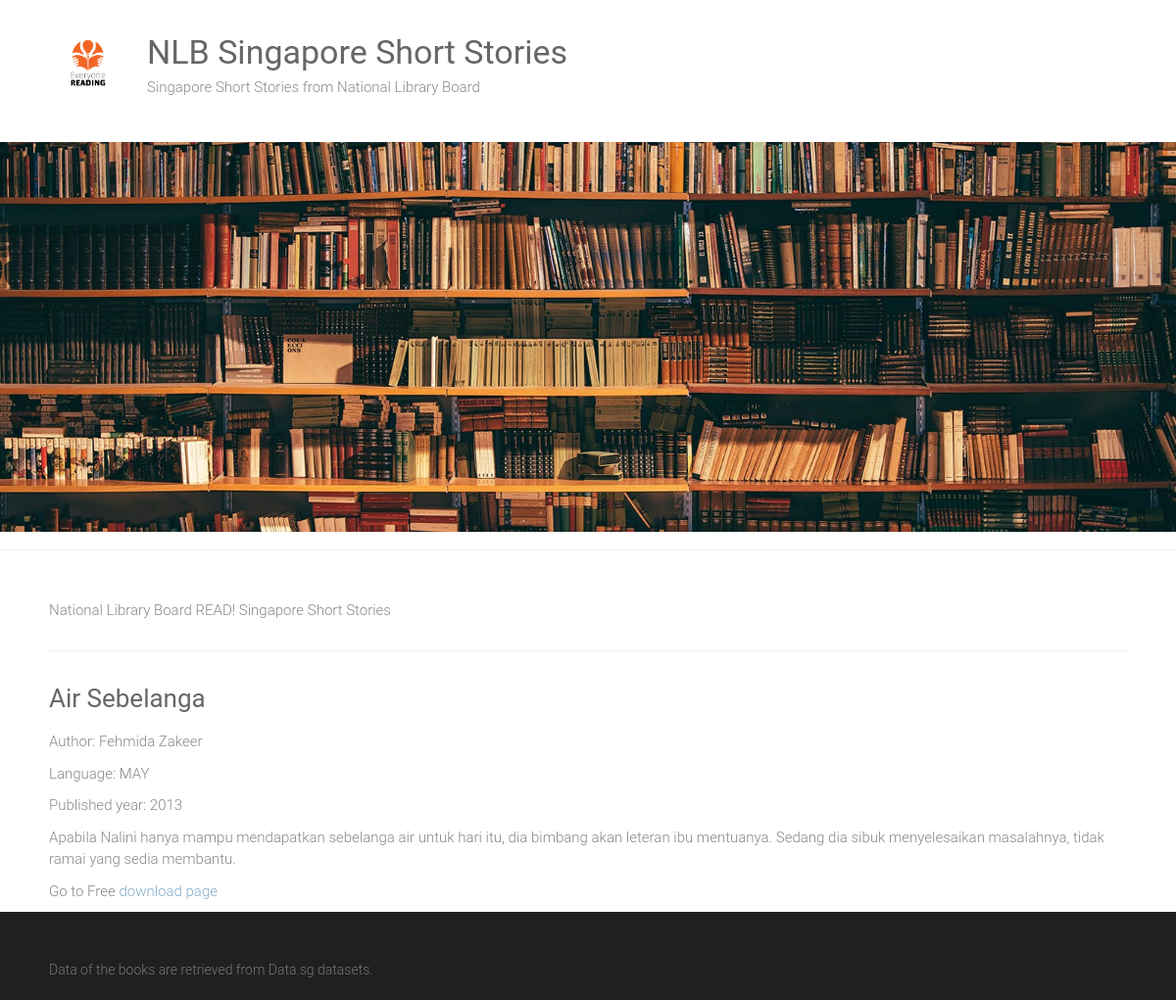
Page /books/1/ on the committed database.
### SG_Short_Stories/models.py (models this page shows)
class Book(models.Model):
    title =models.CharField(max_length=100)
    author =models.CharField(max_length=100)
    language =models.CharField(max_length=30, blank=True)
    summary = models.TextField()
    publish_year = models.DateField()
    download_link = models.URLField()

### SG_Short_Stories/views.py (the view)
# urls.py: path('books/<int:id>/', views.book_detail, name='book_detail'),
def book_detail(request, id):
    try:
        book = Book.objects.get(id=id)
    except Book.DoesNotExist:
        raise Http404('Book not found')
    return render(request, 'book_detail.html', {'book': book})

### SG_Short_Stories/templates/book_detail.html
{% extends "base.html" %} {% block content %}
<div>
  <h3>{{ book.title|capfirst }}</h3>
  <p>Author: {{ book.author }}</p>
  <p>Language: {{ book.language|upper }}</p>
  <p>Published year: {{ book.publish_year|date:'Y'}}</p>
  <p>{{ book.summary }}</p>
  <p>
    Go to Free
    <a href="{{book.download_link}}" target="_blank">download page</a>
  </p>
</div>
{% endblock %}

### static/style.css (style rules this page uses)
html, body, div, span, applet, object, iframe, h1, h2, h3, h4, h5, h6, p, blockquote, pre, a, abbr, acronym, address, big, cite, code, del, dfn, em, font, ins, kbd, q, s, samp, small, strike, strong, sub, sup, tt, var, dl, dt, dd, ol, ul, li, fieldset, form, label, legend, table, caption, tbody, tfoot, thead, tr, th, td { border: 0; font: inherit; font-size: 100%; font-style: inherit; font-weight: inherit; margin: 0; outline: 0; padding: 0; vertical-align: baseline; }
html { overflow-y: scroll; -webkit-text-size-adjust: 100%; -ms-text-size-adjust: 100%; }
h1, h2, h3, h4, h5, h6 { color: #666666; line-height: 1.4; padding-bottom: 15px; font-weight: normal; }
h3 { font-size: 26px; }
body, button, input, select, textarea { color: #888888; font-size: 15px; line-height: 1.5; font-family: 'Roboto', sans-serif; font-weight: 300; }
p { color: #888888; font-size: 15px; line-height: 1.5; margin-bottom: 15px; font-weight: 300; }
body { background: #f2f2f2; }
a { color: #80abc8; text-decoration: none; -webkit-transition: 0.25s ease-in-out; -moz-transition: 0.25s ease-in-out; transition: 0.25s ease-in-out; -ms-transition: 0.25s ease-in-out; -o-transition: 0.25s ease-in-out; }
body { padding-top: 30px; padding-bottom: 30px; }
body.wide { padding-top: 0; padding-bottom: 0; }
.single-page p a { color: #80abc8; }
.single-page p { margin-bottom: 10px; }

### rows in the picture
Book: title "Air Sebelanga", author "Fehmida Zakeer", language "MAY", publish_year "2013", summary "Apabila Nalini hanya mampu mendapatkan sebelanga air untuk hari itu, dia bimbang akan leteran ibu mentuanya. Sedang dia sibuk menyelesaikan masalahnya, tidak ramai yang sedia membantu."
